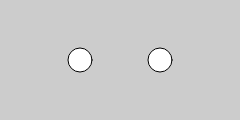
Frame 1 (no input)
Frame 60 (no input): identical to frame 1, image omitted
Frame 120 (the mouse pressed at the canvas centre since frame 60): identical to frame 1, image omitted

The p5.js sketch that drew this single still picture (run headless with seeded random() and noise() and a simulated clock; from frame 60 on, the mouse is pressed at the canvas centre):

// p5.js sketch
// ── sketch.js
let ob1 = {
  x: 80,
  y: 60,
  radius: 12
};

let ob2 = {
  x: 160,
  y: 60,
  radius: 12
};

function setup() {
  createCanvas(240, 120);
  ellipseMode(RADIUS);
}

function draw() {
  background(204);
  draw_obj(ob1);
  draw_obj(ob2);
}

function draw_obj(ob) {
  let d = dist(mouseX, mouseY, ob.x, ob.y);
  if (d < ob.radius) {
    ob.radius++;
    fill(0);
  } else {
    if (ob.radius > 12) {
      ob.radius--;
    }
    fill(255);
  }
  ellipse(ob.x, ob.y, ob.radius, ob.radius);
}

// https://editor.p5js.org/jht1493/sketches/ctwjs9TcL
// Ex_05_14 The Bounds of a Circle obj

// https://editor.p5js.org/jht1493/sketches/nPTnXZD3c
// Ex_05_14 The Bounds of a Circle pulse

// https://editor.p5js.org/jht1493/sketches/tPX6MmuEk
// Ex_05_14 The Bounds of a Circle

// https://github.com/lmccart/gswp5.js-code/blob/master/05_Response/Ex_05_14.js
